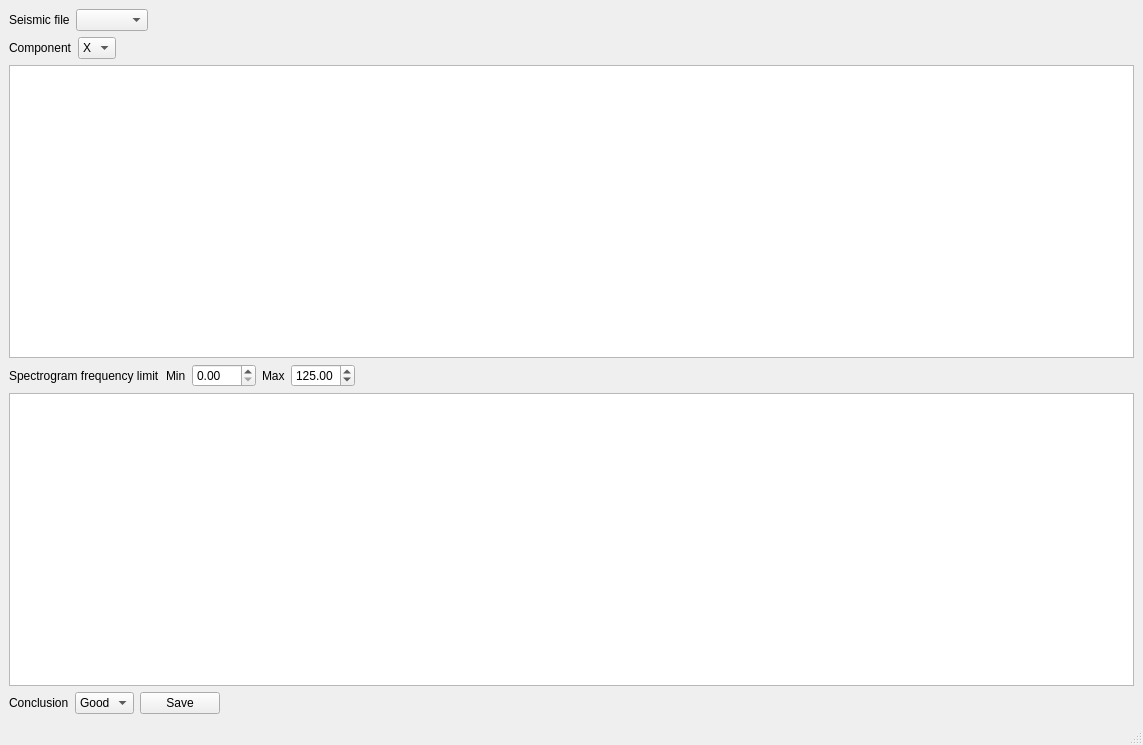
<?xml version="1.0" encoding="UTF-8"?>
<ui version="4.0">
 <class>MainWindow</class>
 <widget class="QMainWindow" name="MainWindow">
  <property name="geometry">
   <rect>
    <x>0</x>
    <y>0</y>
    <width>1143</width>
    <height>745</height>
   </rect>
  </property>
  <property name="windowTitle">
   <string>MainWindow</string>
  </property>
  <widget class="QWidget" name="centralwidget">
   <layout class="QVBoxLayout" name="verticalLayout_3">
    <item>
     <layout class="QHBoxLayout" name="horizontalLayout_3">
      <item>
       <widget class="QLabel" name="label">
        <property name="text">
         <string>Seismic file</string>
        </property>
       </widget>
      </item>
      <item>
       <widget class="QComboBox" name="cbFilesList"/>
      </item>
      <item>
       <spacer name="horizontalSpacer_2">
        <property name="orientation">
         <enum>Qt::Horizontal</enum>
        </property>
        <property name="sizeHint" stdset="0">
         <size>
          <width>40</width>
          <height>20</height>
         </size>
        </property>
       </spacer>
      </item>
     </layout>
    </item>
    <item>
     <layout class="QHBoxLayout" name="horizontalLayout">
      <item>
       <widget class="QLabel" name="label_2">
        <property name="text">
         <string>Component</string>
        </property>
       </widget>
      </item>
      <item>
       <widget class="QComboBox" name="cbComponentList">
        <item>
         <property name="text">
          <string>X</string>
         </property>
        </item>
        <item>
         <property name="text">
          <string>Y</string>
         </property>
        </item>
        <item>
         <property name="text">
          <string>Z</string>
         </property>
        </item>
       </widget>
      </item>
      <item>
       <spacer name="horizontalSpacer">
        <property name="orientation">
         <enum>Qt::Horizontal</enum>
        </property>
        <property name="sizeHint" stdset="0">
         <size>
          <width>40</width>
          <height>20</height>
         </size>
        </property>
       </spacer>
      </item>
     </layout>
    </item>
    <item>
     <layout class="QVBoxLayout" name="verticalLayout">
      <item>
       <widget class="PlotWidget" name="gSignal"/>
      </item>
      <item>
       <layout class="QHBoxLayout" name="horizontalLayout_5">
        <item>
         <layout class="QHBoxLayout" name="horizontalLayout_4">
          <item>
           <widget class="QLabel" name="label_6">
            <property name="text">
             <string>Spectrogram frequency limit</string>
            </property>
           </widget>
          </item>
          <item>
           <widget class="QLabel" name="label_4">
            <property name="text">
             <string>Min</string>
            </property>
           </widget>
          </item>
          <item>
           <widget class="QDoubleSpinBox" name="sbFMin">
            <property name="maximum">
             <double>500.000000000000000</double>
            </property>
           </widget>
          </item>
          <item>
           <widget class="QLabel" name="label_5">
            <property name="text">
             <string>Max</string>
            </property>
           </widget>
          </item>
          <item>
           <widget class="QDoubleSpinBox" name="sbFMax">
            <property name="maximum">
             <double>500.000000000000000</double>
            </property>
            <property name="value">
             <double>125.000000000000000</double>
            </property>
           </widget>
          </item>
          <item>
           <spacer name="horizontalSpacer_4">
            <property name="orientation">
             <enum>Qt::Horizontal</enum>
            </property>
            <property name="sizeHint" stdset="0">
             <size>
              <width>40</width>
              <height>20</height>
             </size>
            </property>
           </spacer>
          </item>
         </layout>
        </item>
       </layout>
      </item>
      <item>
       <widget class="PlotWidget" name="gSpectrogram"/>
      </item>
     </layout>
    </item>
    <item>
     <layout class="QHBoxLayout" name="horizontalLayout_2">
      <item>
       <widget class="QLabel" name="label_3">
        <property name="text">
         <string>Conclusion</string>
        </property>
       </widget>
      </item>
      <item>
       <widget class="QComboBox" name="cbConclusion">
        <item>
         <property name="text">
          <string>Good</string>
         </property>
        </item>
        <item>
         <property name="text">
          <string>Bad</string>
         </property>
        </item>
       </widget>
      </item>
      <item>
       <widget class="QPushButton" name="bSave">
        <property name="text">
         <string>Save</string>
        </property>
       </widget>
      </item>
      <item>
       <spacer name="horizontalSpacer_3">
        <property name="orientation">
         <enum>Qt::Horizontal</enum>
        </property>
        <property name="sizeHint" stdset="0">
         <size>
          <width>40</width>
          <height>20</height>
         </size>
        </property>
       </spacer>
      </item>
     </layout>
    </item>
   </layout>
  </widget>
  <widget class="QMenuBar" name="menubar">
   <property name="geometry">
    <rect>
     <x>0</x>
     <y>0</y>
     <width>1143</width>
     <height>22</height>
    </rect>
   </property>
  </widget>
  <widget class="QStatusBar" name="statusBar"/>
 </widget>
 <customwidgets>
  <customwidget>
   <class>PlotWidget</class>
   <extends>QGraphicsView</extends>
   <header>pyqtgraph</header>
  </customwidget>
 </customwidgets>
 <resources/>
 <connections/>
</ui>
